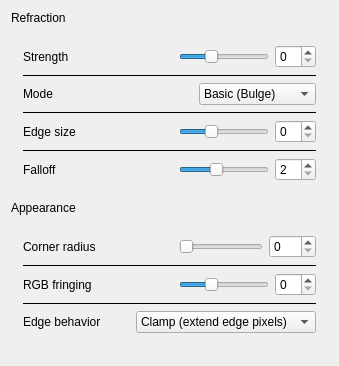
     <widget class="QWidget">
      <attribute name="title">
       <string>Refraction</string>
      </attribute>
      <layout class="QVBoxLayout">
       <property name="spacing">
        <number>8</number>
       </property>
       <item>
        <widget class="QLabel" name="headerRefraction">
         <property name="text">
          <string>Refraction</string>
         </property>
         <property name="sectionHeader" stdset="0">
          <bool>true</bool>
         </property>
        </widget>
       </item>
       <item>
        <widget class="QFrame" name="cardRefraction">
         <property name="settingsCard" stdset="0">
          <bool>true</bool>
         </property>
         <layout class="QVBoxLayout">
          <property name="leftMargin">
           <number>12</number>
          </property>
          <property name="topMargin">
           <number>12</number>
          </property>
          <property name="rightMargin">
           <number>12</number>
          </property>
          <property name="bottomMargin">
           <number>12</number>
          </property>
          <property name="spacing">
           <number>6</number>
          </property>
          <item>
           <layout class="QHBoxLayout">
            <item>
             <widget class="QLabel" name="labelRefractionStrength">
              <property name="text">
               <string>Strength</string>
              </property>
              <property name="minimumSize">
               <size>
                <width>150</width>
                <height>0</height>
               </size>
              </property>
             </widget>
            </item>
            <item>
             <widget class="QSlider" name="kcfg_RefractionStrength">
              <property name="toolTip">
               <string>0 disables refraction</string>
              </property>
              <property name="minimum">
               <number>0</number>
              </property>
              <property name="maximum">
               <number>30</number>
              </property>
              <property name="singleStep">
               <number>1</number>
              </property>
              <property name="pageStep">
               <number>1</number>
              </property>
              <property name="value">
               <number>10</number>
              </property>
              <property name="orientation">
               <enum>Qt::Orientation::Horizontal</enum>
              </property>
             </widget>
            </item>
            <item>
             <widget class="QSpinBox" name="spinboxRefractionStrength">
              <property name="minimum">
               <number>0</number>
              </property>
              <property name="maximum">
               <number>30</number>
              </property>
             </widget>
            </item>
           </layout>
          </item>
          <item>
           <widget class="QFrame" name="sepRefraction1">
            <property name="frameShape">
             <enum>QFrame::Shape::HLine</enum>
            </property>
            <property name="frameShadow">
             <enum>QFrame::Shadow::Plain</enum>
            </property>
            <property name="cardSeparator" stdset="0">
             <bool>true</bool>
            </property>
           </widget>
          </item>
          <item>
           <layout class="QHBoxLayout">
            <item>
             <widget class="QLabel" name="labelRefractionMode">
              <property name="text">
               <string>Mode</string>
              </property>
             </widget>
            </item>
            <item>
             <spacer name="spacerRefractionMode">
              <property name="orientation">
               <enum>Qt::Orientation::Horizontal</enum>
              </property>
              <property name="sizeHint" stdset="0">
               <size>
                <width>10</width>
                <height>10</height>
               </size>
              </property>
             </spacer>
            </item>
            <item>
             <widget class="QComboBox" name="kcfg_RefractionMode">
              <item>
               <property name="text">
                <string>Basic (Bulge)</string>
               </property>
              </item>
              <item>
               <property name="text">
                <string>Concave (Lens)</string>
               </property>
              </item>
             </widget>
            </item>
           </layout>
          </item>
          <item>
           <widget class="QFrame" name="sepRefraction2">
            <property name="frameShape">
             <enum>QFrame::Shape::HLine</enum>
            </property>
            <property name="frameShadow">
             <enum>QFrame::Shadow::Plain</enum>
            </property>
            <property name="cardSeparator" stdset="0">
             <bool>true</bool>
            </property>
           </widget>
          </item>
          <item>
           <layout class="QHBoxLayout">
            <item>
             <widget class="QLabel" name="labelRefractionEdgeSize">
              <property name="text">
               <string>Edge size</string>
              </property>
              <property name="minimumSize">
               <size>
                <width>150</width>
                <height>0</height>
               </size>
              </property>
             </widget>
            </item>
            <item>
             <widget class="QSlider" name="kcfg_RefractionEdgeSize">
              <property name="toolTip">
               <string>Width of the refracting edge</string>
              </property>
              <property name="minimum">
               <number>0</number>
              </property>
              <property name="maximum">
               <number>30</number>
              </property>
              <property name="singleStep">
               <number>1</number>
              </property>
              <property name="pageStep">
               <number>1</number>
              </property>
              <property name="value">
               <number>10</number>
              </property>
              <property name="orientation">
               <enum>Qt::Orientation::Horizontal</enum>
              </property>
             </widget>
            </item>
            <item>
             <widget class="QSpinBox" name="spinboxRefractionEdgeSize">
              <property name="minimum">
               <number>0</number>
              </property>
              <property name="maximum">
               <number>30</number>
              </property>
             </widget>
            </item>
           </layout>
          </item>
          <item>
           <widget class="QFrame" name="sepRefraction3">
            <property name="frameShape">
             <enum>QFrame::Shape::HLine</enum>
            </property>
            <property name="frameShadow">
             <enum>QFrame::Shadow::Plain</enum>
            </property>
            <property name="cardSeparator" stdset="0">
             <bool>true</bool>
            </property>
           </widget>
          </item>
          <item>
           <layout class="QHBoxLayout">
            <item>
             <widget class="QLabel" name="labelRefractionNormalPow">
              <property name="text">
               <string>Falloff</string>
              </property>
              <property name="minimumSize">
               <size>
                <width>150</width>
                <height>0</height>
               </size>
              </property>
             </widget>
            </item>
            <item>
             <widget class="QSlider" name="kcfg_RefractionNormalPow">
              <property name="toolTip">
               <string>Shape of the refraction curve, from linear to round</string>
              </property>
              <property name="minimum">
               <number>2</number>
              </property>
              <property name="maximum">
               <number>22</number>
              </property>
              <property name="singleStep">
               <number>1</number>
              </property>
              <property name="pageStep">
               <number>1</number>
              </property>
              <property name="value">
               <number>10</number>
              </property>
              <property name="orientation">
               <enum>Qt::Orientation::Horizontal</enum>
              </property>
             </widget>
            </item>
            <item>
             <widget class="QSpinBox" name="spinboxRefractionNormalPow">
              <property name="minimum">
               <number>2</number>
              </property>
              <property name="maximum">
               <number>22</number>
              </property>
             </widget>
            </item>
           </layout>
          </item>
         </layout>
        </widget>
       </item>
       <item>
        <widget class="QLabel" name="headerRefractionAppearance">
         <property name="text">
          <string>Appearance</string>
         </property>
         <property name="sectionHeader" stdset="0">
          <bool>true</bool>
         </property>
        </widget>
       </item>
       <item>
        <widget class="QFrame" name="cardRefractionAppearance">
         <property name="settingsCard" stdset="0">
          <bool>true</bool>
         </property>
         <layout class="QVBoxLayout">
          <property name="leftMargin">
           <number>12</number>
          </property>
          <property name="topMargin">
           <number>12</number>
          </property>
          <property name="rightMargin">
           <number>12</number>
          </property>
          <property name="bottomMargin">
           <number>12</number>
          </property>
          <property name="spacing">
           <number>6</number>
          </property>
          <item>
           <layout class="QHBoxLayout">
            <item>
             <widget class="QLabel" name="labelRefractionCornerRadius">
              <property name="text">
               <string>Corner radius</string>
              </property>
              <property name="minimumSize">
               <size>
                <width>150</width>
                <height>0</height>
               </size>
              </property>
             </widget>
            </item>
            <item>
             <widget class="QSlider" name="kcfg_RefractionCornerRadius">
              <property name="toolTip">
               <string>0 is fully square, higher values are rounder</string>
              </property>
              <property name="minimum">
               <number>0</number>
              </property>
              <property name="maximum">
               <number>200</number>
              </property>
              <property name="singleStep">
               <number>1</number>
              </property>
              <property name="pageStep">
               <number>7</number>
              </property>
              <property name="orientation">
               <enum>Qt::Orientation::Horizontal</enum>
              </property>
             </widget>
            </item>
            <item>
             <widget class="QSpinBox" name="spinboxRefractionCornerRadius">
              <property name="minimum">
               <number>0</number>
              </property>
              <property name="maximum">
               <number>200</number>
              </property>
             </widget>
            </item>
           </layout>
          </item>
          <item>
           <widget class="QFrame" name="sepAppearance1">
            <property name="frameShape">
             <enum>QFrame::Shape::HLine</enum>
            </property>
            <property name="frameShadow">
             <enum>QFrame::Shadow::Plain</enum>
            </property>
            <property name="cardSeparator" stdset="0">
             <bool>true</bool>
            </property>
           </widget>
          </item>
          <item>
           <layout class="QHBoxLayout">
            <item>
             <widget class="QLabel" name="labelRefractionRGBFringing">
              <property name="text">
               <string>RGB fringing</string>
              </property>
              <property name="minimumSize">
               <size>
                <width>150</width>
                <height>0</height>
               </size>
              </property>
             </widget>
            </item>
            <item>
             <widget class="QSlider" name="kcfg_RefractionRGBFringing">
              <property name="toolTip">
               <string>Chromatic aberration at the refracting edge</string>
              </property>
              <property name="minimum">
               <number>0</number>
              </property>
              <property name="maximum">
               <number>30</number>
              </property>
              <property name="singleStep">
               <number>1</number>
              </property>
              <property name="pageStep">
               <number>1</number>
              </property>
              <property name="value">
               <number>10</number>
              </property>
              <property name="orientation">
               <enum>Qt::Orientation::Horizontal</enum>
              </property>
             </widget>
            </item>
            <item>
             <widget class="QSpinBox" name="spinboxRefractionRGBFringing">
              <property name="minimum">
               <number>0</number>
              </property>
              <property name="maximum">
               <number>30</number>
              </property>
             </widget>
            </item>
           </layout>
          </item>
          <item>
           <widget class="QFrame" name="sepAppearance2">
            <property name="frameShape">
             <enum>QFrame::Shape::HLine</enum>
            </property>
            <property name="frameShadow">
             <enum>QFrame::Shadow::Plain</enum>
            </property>
            <property name="cardSeparator" stdset="0">
             <bool>true</bool>
            </property>
           </widget>
          </item>
          <item>
           <layout class="QHBoxLayout">
            <item>
             <widget class="QLabel" name="labelRefractionTextureRepeatMode">
              <property name="text">
               <string>Edge behavior</string>
              </property>
             </widget>
            </item>
            <item>
             <spacer name="spacerEdgeBehavior">
              <property name="orientation">
               <enum>Qt::Orientation::Horizontal</enum>
              </property>
              <property name="sizeHint" stdset="0">
               <size>
                <width>10</width>
                <height>10</height>
               </size>
              </property>
             </spacer>
            </item>
            <item>
             <widget class="QComboBox" name="kcfg_RefractionTextureRepeatMode">
              <item>
               <property name="text">
                <string>Clamp (extend edge pixels)</string>
               </property>
              </item>
              <item>
               <property name="text">
                <string>Flip (mirror texture)</string>
               </property>
              </item>
             </widget>
            </item>
           </layout>
          </item>
         </layout>
        </widget>
       </item>
       <item>
        <spacer name="refractionTabSpacer">
         <property name="orientation">
          <enum>Qt::Orientation::Vertical</enum>
         </property>
         <property name="sizeHint" stdset="0">
          <size>
           <width>20</width>
           <height>10</height>
          </size>
         </property>
        </spacer>
       </item>
      </layout>
     </widget>
